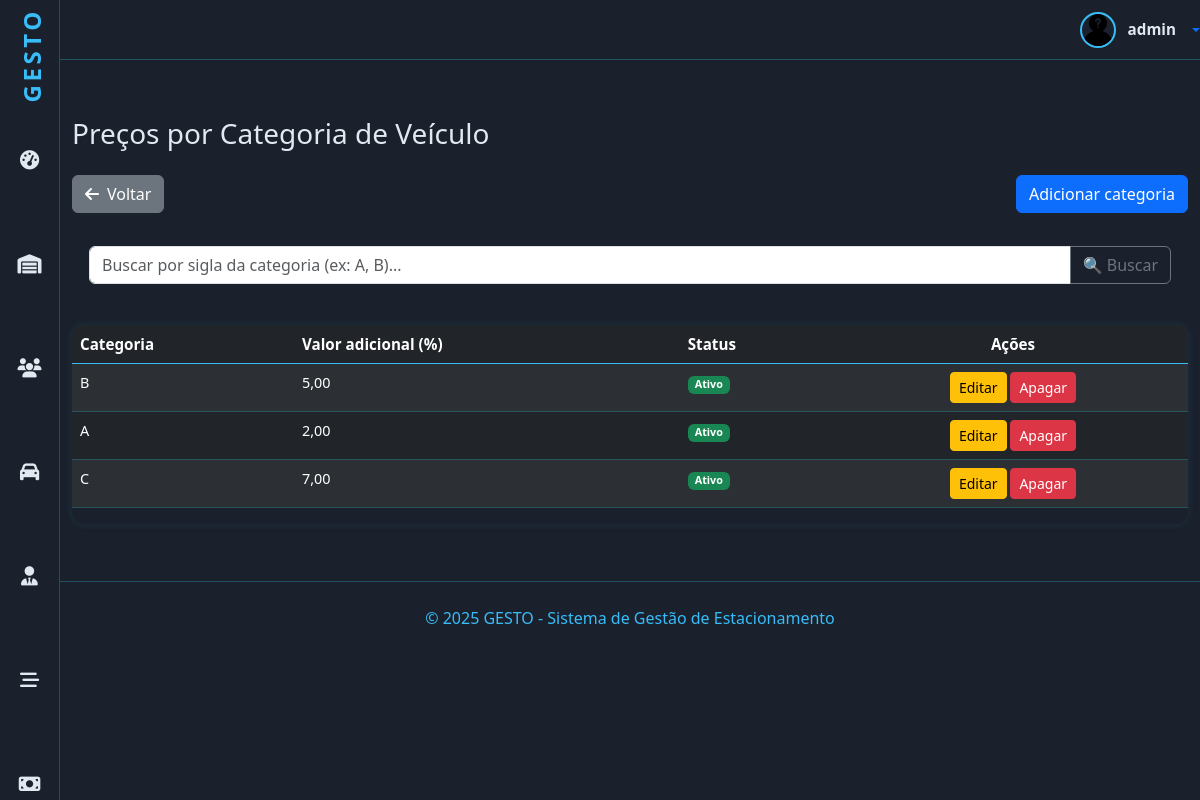
/valores/categorias/ (signed in), run on the app's committed database.
### valores/models.py (models this page shows, shortened)
class Categoria(models.Model):
    CNH_CHOICES = (
        ('A', 'A - Motocicleta'),
        ('B', 'B - Carro'),
        ('C', 'C - Caminhão'),
        ('D', 'D - Ônibus/Van'),
        ('E', 'E - Veículos com reboque'),
        ('O', 'Outro tipo de categoria'),
    )
    cnh = models.CharField('Categoria de CNH', max_length=5, choices=CNH_CHOICES, unique=True, default="A")
    valor_hora = models.DecimalField('Valor adicional pela categoria (%)', max_digits=8, decimal_places=2)
    status = models.BooleanField('Ativo', default=True, help_text='Marque para ativar a categoria')
    class Meta:
        verbose_name = 'Categoria'
        verbose_name_plural = 'Categorias'

### valores/views.py (the view)
# urls.py: path('categorias/', CategoriaView.as_view(), name='categorias'),
class CategoriaView(PermissionRequiredMixin, ListView):
    permission_required = "valores.view_categoria"
    permission_denied_message = "Listar categorias"
    model = Categoria
    template_name = "categorias/categorias.html"
    context_object_name = "categorias"
    paginate_by = 5
    def get_queryset(self):
        qs = super().get_queryset()
        buscar = self.request.GET.get('buscar')
        if buscar:
            qs = qs.filter(
                Q(nome__icontains=buscar) |
                Q(status__icontains=buscar)
            )
        return qs

### valores/templates/categorias/categorias.html
{% extends 'principal.html' %}
{% load django_bootstrap5 %}
{% block content %}
<div id="dados" class="container">
    <h3>Preços por Categoria de Veículo</h3>
   <div class="d-flex justify-content-between align-items-center mt-4 mb-3">
        <a href="{% url 'valores' %}" class="btn btn-secondary">
            <i class="fas fa-arrow-left me-2"></i>Voltar
        </a>
        <a href="{% url 'categoria_adicionar' %}" class="btn btn-primary">Adicionar categoria</a>
    </div>
    <div class="card card-body mb-4" id="search">
        <form method="get" action="">
            <div class="input-group">
                <input class="form-control" type="text" name="buscar" value="{{ request.GET.buscar }}" placeholder="Buscar por sigla da categoria (ex: A, B)...">
                <button type="submit" class="btn btn-outline-secondary">🔍 Buscar</button>
            </div>
        </form>
    </div>
    {% if object_list %}
        <div class="card-body">
            <div class="table-responsive">
                <table class="table table-striped table-dark">
                    <thead>
                        <tr>
                            <th>Categoria</th>
                            <th>Valor adicional (%)</th>
                            <th>Status</th>
                            <th class="text-center">Ações</th>
                        </tr>
                    </thead>
                    <tbody>
                        {% for cat in object_list %}
                            <tr>
                                <td>{{ cat.cnh }}</td>
                                <td>{{ cat.valor_hora }}</td>
                                <td>
                                    {% if cat.status %}
                                        <span class="badge bg-success">Ativo</span>
                                    {% else %}
                                        <span class="badge bg-danger">Inativo</span>
                                    {% endif %}
                                </td>
                                <td class="text-center">
                                    <a href="{% url 'categoria_editar' cat.pk %}" class="btn btn-sm btn-warning">Editar</a>
                                    <a href="{% url 'categoria_apagar' cat.pk %}" class="btn btn-sm btn-danger">Apagar</a>
                                </td>
                            </tr>
                        {% endfor %}
                    </tbody>
                </table>
            </div>
        </div>
    {% else %}
        <div class="alert alert-warning text-center mt-4">Nenhuma categoria encontrada</div>
    {% endif %}
</div>
{% endblock %}

### home/templates/principal.html (shortened to what this page needs)
<!doctype html>
{% load static %}
{% load django_bootstrap5 %}
<html lang="pt-br">
<head>
    {% block head %}
    {% include "head.html" %}
    {% endblock %}
</head>
<body>
<header id="header-top" role="banner" aria-label="Cabeçalho superior">
    <div class="dropdown">
        <a href="#" class="user-profile text-decoration-none dropdown-toggle" data-bs-toggle="dropdown"
           aria-expanded="false">
            {% if user.is_authenticated %}
                {% if user.funcionario.foto %}
                    <img src="{{ user.funcionario.foto.url }}" alt="Avatar do utilizador"/>
                {% else %}
                    <img src="{% static 'img/desconhecido.png' %}" alt="Avatar do utilizador"/>
                {% endif %}
                <span>{{ user.username }}</span>
            {% else %}
                <i class="fas fa-sign-in-alt me-2"></i>
                <span>Acesso</span>
            {% endif %}
        </a>
    </div>
</header>
{% if request.user.is_authenticated %}
    <nav id="sidebar" aria-label="Menu principal">
        <div class="logo" aria-label="Logo GESTO">
            <a href="{% url 'index' %}"
               class="nav-link {% if request.resolver_match.url_name == 'index' %}active{% endif %}">GESTO</a>
        </div>
        <div data-bs-spy="scroll"  data-bs-offset="0" data-bs-smooth-scroll="true" class="scrollspy" tabindex="0">
      <ul class="nav flex-column" role="menu" aria-label="Navegação principal">
            <li class="nav-item" role="none">
                <a href="{% url 'index' %}"
                   class="nav-link {% if request.resolver_match.url_name == 'index' %}active{% endif %}">
                    <i class="fa-solid fa-gauge-high" aria-hidden="true"></i>
                </a>
            </li>
            <li class="nav-item" role="none">
                <a href="{% url 'estadias' %}"
                   class="nav-link {% if request.resolver_match.url_name == 'estadias' %}active{% endif %}">
                    <i class="fa-solid fa-warehouse" aria-hidden="true"></i>
                </a>
            </li>
            <li class="nav-item" role="none">
                <a href="{% url 'clientes' %}"
                   class="nav-link {% if request.resolver_match.url_name == 'clientes' %}active{% endif %}">
                    <i class="fas fa-users"></i>
                </a>
            </li>
            <li class="nav-item" role="none">
                <a href="{% url 'veiculos' %}"
                   class="nav-link {% if request.resolver_match.url_name == 'veiculos' %}active{% endif %}">
                    <i class="fas fa-car" aria-hidden="true"></i>
                </a>
            </li>
           <li class="nav-item" role="none">
                <a href="{% url 'funcionarios' %}"
                   class="nav-link {% if request.resolver_match.url_name == 'funcionarios' %}active{% endif %}">
                    <i class="fas fa-user-tie" aria-hidden="true"></i>
                </a>
            </li>
            <li class="nav-item" role="none">
                <a href="{% url 'vagas' %}"
                   class="nav-link {% if request.resolver_match.url_name == 'vagas' %}active{% endif %}">
                    <i class="fas fa-stream" aria-hidden="true"></i>
                </a>
            </li>
            <li class="nav-item" role="none">
                <a href="{% url 'valores' %}"
                   class="nav-link {% if request.resolver_match.url_name == 'valores' %}active{% endif %}">
                    <i class="fa-solid fa-money-bill" aria-hidden="true"></i>
                </a>
            </li>
        </ul>
    </div>
    </nav>
{% endif %}
{% block content %}{% endblock %}
{% block footer %}
{% include "footer.html" %}
{% endblock %}
</body>
</html>

### home/templates/head.html (style rules this page uses)
:root { --bg-primary: #1a202c; --bg-card: #2d3748; --text-primary: #e2e8f0; --highlight: #38bdf8; --border-subtle: rgba(56, 223, 248, 0.25); --table-row-alt: #374151; }
.scrollspy { position: relative; height: 100vh; margin-top: .5rem; overflow: auto; -ms-overflow-style: none; scrollbar-width: none; }
body { background-color: var(--bg-primary); color: var(--text-primary); font-family: "Segoe UI", Tahoma, Geneva, Verdana, sans-serif; min-height: 100vh; overflow-x: hidden; margin-left: 5%; }
#search { background-color: var(--bg-primary); border-color:var(--bg-primary); }
#dados { margin-top: 5%; margin-bottom: 5%; }
#sidebar { background-color: var(--bg-primary); min-height: 100vh; width: 5%; position: fixed; top: 0; left: 0; padding-top: 0.5rem; display: flex; flex-direction: column; align-items: center; border-right: 1px solid var(--border-subtle); z-index: 1030; transition: 0.7s ease-out; margin-bottom: 10%; }
#sidebar .logo { font-weight: 700; font-size: 1.5rem; color: var(--highlight); margin-bottom: 2rem; user-select: none; writing-mode: vertical-rl; transform: rotate(180deg); letter-spacing: 0.15em; text-align: center; width: 32px; }
#sidebar ul.nav { list-style: none; padding: 0; margin: 0; width: 100%; margin-bottom: 10%; padding-bottom: 30%; }
#sidebar ul.nav li { width: 100%; margin-bottom: 1.5rem; text-align: center; }
#sidebar ul.nav li a { color: var(--text-primary); font-size: 1.2rem; display: block; width: 100%; padding: 0.2rem 0; transition: color 0.3s; position: relative; }
#header-top { height: 60px; border-bottom: 1px solid var(--border-subtle); display: flex; align-items: center; justify-content: flex-end; gap: 1.5rem; margin-bottom: 2rem; color: var(--text-primary); }
#header-top .user-profile { display: flex; align-items: center; gap: 0.75rem; cursor: pointer; user-select: none; }
#header-top .user-profile img { width: 36px; height: 36px; border-radius: 50%; border: 2px solid var(--highlight); object-fit: cover; }
#header-top .user-profile span { font-weight: 600; font-size: 0.95rem; color: var(--text-primary); white-space: nowrap; }
.table-responsive { border-radius: 0.75rem; overflow: hidden; box-shadow: 0 0 10px rgba(56, 223, 248, 0.1); }
table { width: 100%; border-collapse: separate; border-spacing: 0; color: var(--text-primary); user-select: none; }
thead tr { background-color: var(--bg-card); border-bottom: 2px solid var(--highlight); }
thead th { padding: 0.75rem 1.25rem; font-weight: 700; font-size: 0.95rem; text-align: left; color: var(--highlight); user-select: none; }
tbody tr { background-color: var(--bg-card); border-bottom: 1px solid var(--border-subtle); transition: background-color 0.3s ease; }
tbody tr:nth-child(even) { background-color: var(--table-row-alt); }
tbody td { padding: 0.75rem 1.25rem; font-size: 0.9rem;  }

### data on the page
Categoria: cnh "B", valor_hora "5,00", status "Ativo"
Categoria: cnh "A", valor_hora "2,00", status "Ativo"
Categoria: cnh "C", valor_hora "7,00", status "Ativo"

### other printed values
{{ user.username }} "admin"
